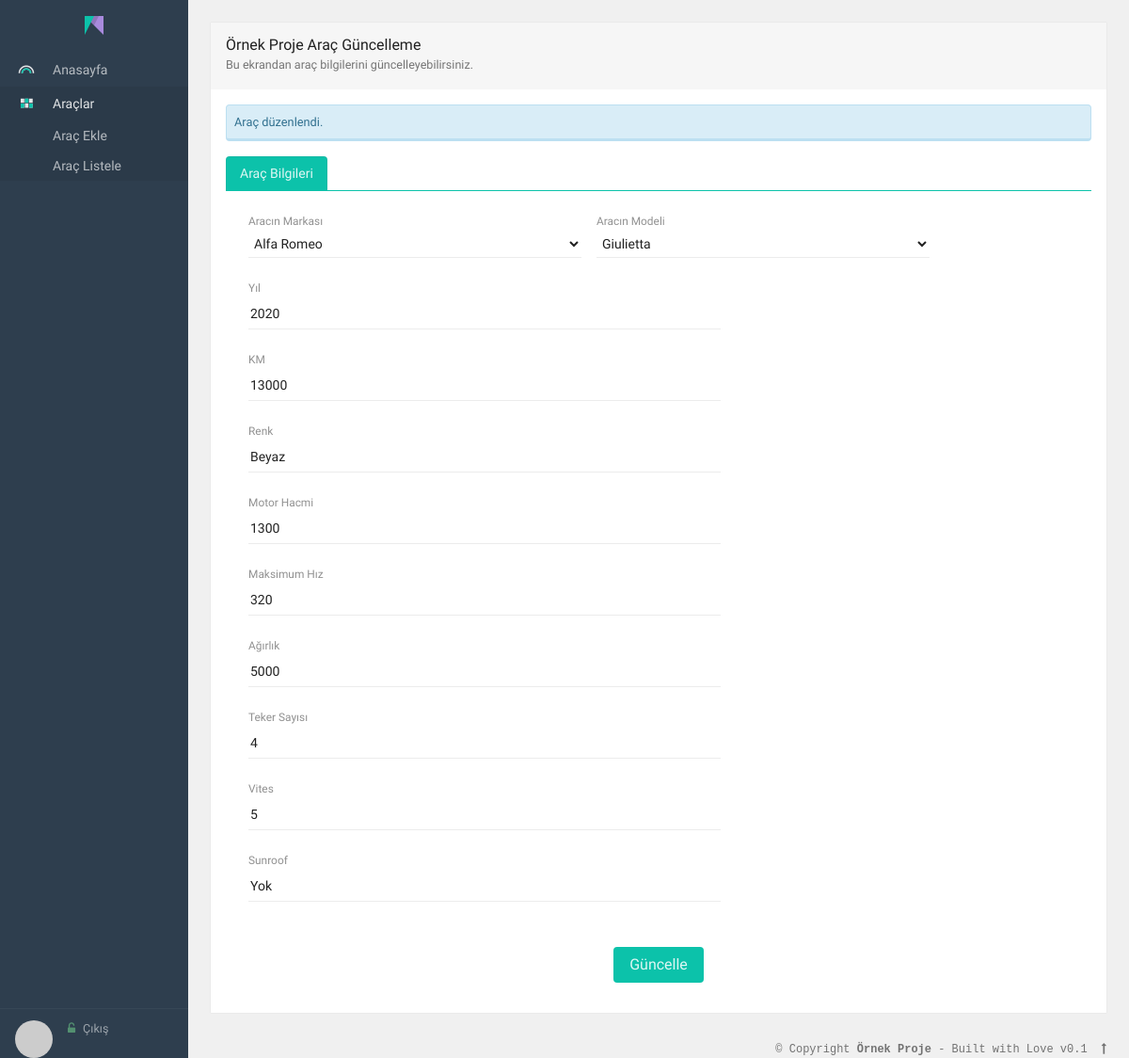
The app's page /arac-duzenle.php?id=12 (signed in) with its own data.
### tables this page shows
CREATE TABLE `araclar` (
  `id` int(20) UNSIGNED NOT NULL,
  `markaid` int(20) NOT NULL,
  `markaadi` varchar(150) NOT NULL,
  `modelid` int(20) NOT NULL,
  `modeladi` varchar(150) NOT NULL,
  `yil` varchar(150) DEFAULT NULL,
  `km` varchar(50) NOT NULL,
  `renk` varchar(150) NOT NULL,
  `motorhacmi` varchar(20) NOT NULL,
  `maxhiz` varchar(20) NOT NULL,
  `fotograf` varchar(250) NOT NULL,
  `agirlik` varchar(20) DEFAULT NULL,
  `tekersayisi` varchar(20) DEFAULT NULL,
  `vites` varchar(150) DEFAULT NULL,
  `sunroof` varchar(150) DEFAULT NULL
);

### arac-duzenle.php (the view, shortened to what this page needs)
<?php
require_once("inc/_header.php");
global $conn;
    $id = $_GET["id"];
    $query = $conn->prepare("SELECT * FROM araclar WHERE id = :id");
    $query->bindValue(":id", $id);
    $query->execute();
        $arac = $query->fetch();
    $query = $conn->prepare("SELECT * FROM markalar");
    $query->execute();
        $markalar__tmp = $query->fetchAll();
        $markalar = [];
        foreach ($markalar__tmp as $marka) {
            $markalar[$marka["id"]] = $marka["marka"];
        }
    $markaid = $arac["markaid"];
    $query = $conn->prepare("SELECT * FROM modeller WHERE markaid = :markaid");
    $query->bindValue(":markaid", $markaid);
    $query->execute();
        $modeller__tmp = $query->fetchAll();
        $modeller = [];
        foreach ($modeller__tmp as $model) {
            $modeller[$model["id"]] = $model["model"];
        }
    if($arac){
        $message = "Araç düzenlendi.";
    } else{
        $message = "Araç bulunamadı.";
    }
?>
<div class="app" id="app">
<?php include("inc/_menu.php"); ?>
<div class="app-content box-shadow-z0" id="content">
<div class="app-body" id="view">
<div class="padding">
<div class="box" style="max-width: 960px;">
	<div class="box-header dker">
		<h3><?php $app->name(); ?> Araç Güncelleme</h3>
		<small>Bu ekrandan araç bilgilerini güncelleyebilirsiniz.</small>
	</div>
	<div class="box-body">
        <div>
            <?php if ( $message ) : ?>
            <div class="alert alert-info text-sm">
                <?php echo $message; ?>
            </div>
            <?php endif; ?>
            <form action="arac-duzenle.php" method="POST" autocomplete="off">
                <div class="b-b b-primary nav-active-primary">
                    <ul class="nav nav-tabs">
                        <li class="nav-item"><a class="nav-link active">Araç Bilgileri</a></li>
                    </ul>
                </div>
                <div class="tab-content p-a-md">
                    <div class="tab-pane animated fadeIn text-muted active">
                        <div class="row row-sm">
                            <div class="col-sm-5">
                                <div class="md-form-group">
                                    <select name="markaid" class="form-control form-control-sm md-input">
                                    <?php foreach ($markalar as $id => $marka) : ?>
                                        <option <?php echo $arac["markaid"] == $id ? "selected" : ""; ?> value="<?php echo $id?>"><?php echo $marka; ?></option>
                                    <?php endforeach; ?>
                                    </select>
                                    <label>Aracın Markası</label>
                                </div>
                            </div>
                            <div class="col-sm-5">
                                <div class="md-form-group">
                                    <select name="modelid" class="form-control form-control-sm md-input">
                                    <?php foreach ($modeller as $id => $model) : ?>
                                        <option <?php echo $arac["modelid"] == $id ? "selected" : ""; ?> value="<?php echo $id ?>"><?php echo $model; ?></option>
                                    <?php endforeach; ?>
                                    </select>
                                    <label>Aracın Modeli</label>
                                </div>
                            </div>
                            <div class="col-sm-7">
                                <div class="md-form-group">
                                    <input class="md-input" name="yil" value="<?php echo $arac["yil"]; ?>">
                                    <label>Yıl</label>
                                </div>
                            </div>
                            <div class="col-sm-7">
                                <div class="md-form-group">
                                    <input class="md-input" name="km" value="<?php echo $arac["km"]; ?>">
                                    <label>KM</label>
                                </div>
                            </div>
                            <div class="col-sm-7">
                                <div class="md-form-group">
                                    <input class="md-input" name="renk" value="<?php echo $arac["renk"]; ?>">
                                    <label>Renk</label>
                                </div>
                            </div>
                            <div class="col-sm-7">
                                <div class="md-form-group">
                                    <input class="md-input" name="motorhacmi" value="<?php echo $arac["motorhacmi"]; ?>">
                                    <label>Motor Hacmi</label>
                                </div>
                            </div>
                            <div class="col-sm-7">
                                <div class="md-form-group">
                                    <input class="md-input" name="maxhiz" value="<?php echo $arac["maxhiz"]; ?>">
                                    <label>Maksimum Hız</label>
                                </div>
                            </div>
                            <div class="col-sm-7">
                                <div class="md-form-group">
                                    <input class="md-input" name="agirlik" value="<?php echo $arac["agirlik"]; ?>">
                                    <label>Ağırlık</label>
                                </div>
                            </div>
                            <div class="col-sm-7">
                                <div class="md-form-group">
                                    <input class="md-input" name="tekersayisi" value="<?php echo $arac["tekersayisi"]; ?>">
                                    <label>Teker Sayısı</label>
                                </div>
                            </div>
                            <div class="col-sm-7">
                                <div class="md-form-group">
                                    <input class="md-input" name="vites" value="<?php echo $arac["vites"]; ?>">
                                    <label>Vites</label>
                                </div>
                            </div>
                            <div class="col-sm-7">
                                <div class="md-form-group">
                                    <input class="md-input" name="sunroof" value="<?php echo $arac["sunroof"]; ?>">
                                    <label>Sunroof</label>
                                </div>
                            </div>
                        </div>
                    </div>
                </div>
                <div class="form-group row buttons text-center">
                    <button type="submit" class="btn primary">Güncelle</button>
                </div>
            </form>
        </div>
	</div>
</div>
</div>
</div>
<div class="app-footer">
    <div class="p-a text-xs monospace">
        <div class="pull-right text-muted">© Copyright <strong><?php $app->name(); ?></strong> <span class="hidden-xs-down">- Built with Love <?php $app->version(); ?></span> <a ui-scroll-to="content"><i class="fa fa-long-arrow-up p-x-sm"></i></a></div>
    </div>
</div>
</div>
</div>
<?php require_once("inc/_footer.php"); ?>

### records on screen
araclar: markaid "Alfa Romeo", modelid "Giulietta", yil "2020", km "13000", renk "Beyaz", motorhacmi "1300", maxhiz "320", agirlik "5000", tekersayisi "4", vites "5", sunroof "Yok"

### other values on screen
$this->getName() "Örnek Proje Örnek Proje"
$message "Araç düzenlendi."
$this->getVersion() "v0.1"
